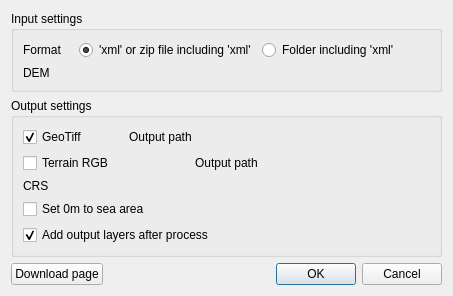
<?xml version="1.0" encoding="UTF-8"?>
<ui version="4.0">
 <class>QuickDEM4JP</class>
 <widget class="QDialog" name="QuickDEM4JP">
  <property name="geometry">
   <rect>
    <x>0</x>
    <y>0</y>
    <width>453</width>
    <height>292</height>
   </rect>
  </property>
  <property name="windowTitle">
   <string>QuickDEM4JP</string>
  </property>
  <layout class="QVBoxLayout" name="verticalLayout_3">
   <item>
    <widget class="QGroupBox" name="groupBox">
     <property name="title">
      <string>Input settings</string>
     </property>
     <layout class="QVBoxLayout" name="verticalLayout_2">
      <item>
       <layout class="QHBoxLayout" name="horizontalLayout_6">
        <item>
         <widget class="QLabel" name="label_6">
          <property name="sizePolicy">
           <sizepolicy hsizetype="Fixed" vsizetype="Fixed">
            <horstretch>0</horstretch>
            <verstretch>0</verstretch>
           </sizepolicy>
          </property>
          <property name="minimumSize">
           <size>
            <width>50</width>
            <height>0</height>
           </size>
          </property>
          <property name="text">
           <string>Format</string>
          </property>
         </widget>
        </item>
        <item>
         <widget class="QRadioButton" name="radioButton_xmlzipfile">
          <property name="text">
           <string>'xml' or zip file including 'xml'</string>
          </property>
          <property name="checked">
           <bool>true</bool>
          </property>
          <attribute name="buttonGroup">
            <string notr="true">buttonGroup_fileformat</string>
          </attribute>
         </widget>
        </item>
        <item>
         <widget class="QRadioButton" name="radioButton_folder">
          <property name="text">
           <string>Folder including 'xml'</string>
          </property>
          <attribute name="buttonGroup">
            <string notr="true">buttonGroup_fileformat</string>
          </attribute>
         </widget>
        </item>
       </layout>
      </item>
      <item>
       <layout class="QHBoxLayout" name="horizontalLayout">
        <item>
         <widget class="QLabel" name="label">
          <property name="sizePolicy">
           <sizepolicy hsizetype="Preferred" vsizetype="Fixed">
            <horstretch>0</horstretch>
            <verstretch>0</verstretch>
           </sizepolicy>
          </property>
          <property name="minimumSize">
           <size>
            <width>50</width>
            <height>0</height>
           </size>
          </property>
          <property name="text">
           <string>DEM</string>
          </property>
         </widget>
        </item>
        <item>
         <widget class="QgsFileWidget" name="mQgsFileWidget_inputPath">
          <property name="sizePolicy">
           <sizepolicy hsizetype="Preferred" vsizetype="Fixed">
            <horstretch>0</horstretch>
            <verstretch>0</verstretch>
           </sizepolicy>
          </property>
         </widget>
        </item>
       </layout>
      </item>
     </layout>
    </widget>
   </item>
   <item>
    <widget class="QGroupBox" name="groupBox_2">
     <property name="title">
      <string>Output settings</string>
     </property>
     <layout class="QVBoxLayout" name="verticalLayout_4">
     <item>
       <layout class="QHBoxLayout" name="horizontalLayout_2">
       <item>
         <widget class="QCheckBox" name="checkBox_outputGeoTiff">
          <property name="sizePolicy">
           <sizepolicy hsizetype="Fixed" vsizetype="Fixed">
            <horstretch>0</horstretch>
            <verstretch>0</verstretch>
           </sizepolicy>
          </property>
          <property name="text">
           <string>GeoTiff</string>
          </property>
          <property name="minimumSize">
           <size>
            <width>100</width>
            <height>0</height>
           </size>
          </property>
          <property name="checked">
           <bool>true</bool>
          </property>
         </widget>
        </item>
        <item>
         <widget class="QLabel" name="label_2">
          <property name="sizePolicy">
           <sizepolicy hsizetype="Fixed" vsizetype="Fixed">
            <horstretch>0</horstretch>
            <verstretch>0</verstretch>
           </sizepolicy>
          </property>
          <property name="minimumSize">
           <size>
            <width>50</width>
            <height>0</height>
           </size>
          </property>
          <property name="text">
           <string>Output path</string>
          </property>
         </widget>
        </item>
        <item>
         <widget class="QgsFileWidget" name="mQgsFileWidget_outputPath">
          <property name="sizePolicy">
           <sizepolicy hsizetype="Preferred" vsizetype="Fixed">
            <horstretch>0</horstretch>
            <verstretch>0</verstretch>
           </sizepolicy>
          </property>
          <property name="storageMode">
           <enum>QgsFileWidget::SaveFile</enum>
          </property>
         </widget>
        </item>
       </layout>
      </item>
      <item>
       <layout class="QHBoxLayout" name="horizontalLayout_2">
       <item>
         <widget class="QCheckBox" name="checkBox_outputTerrainRGB">
          <property name="text">
           <string>Terrain RGB</string>
          </property>
          <property name="minimumSize">
           <size>
            <width>100</width>
            <height>0</height>
           </size>
          </property>
         </widget>
        </item>
        <item>
         <widget class="QLabel" name="label_2">
          <property name="sizePolicy">
           <sizepolicy hsizetype="Fixed" vsizetype="Fixed">
            <horstretch>0</horstretch>
            <verstretch>0</verstretch>
           </sizepolicy>
          </property>
          <property name="minimumSize">
           <size>
            <width>50</width>
            <height>0</height>
           </size>
          </property>
          <property name="text">
           <string>Output path</string>
          </property>
         </widget>
        </item>
        <item>
         <widget class="QgsFileWidget" name="mQgsFileWidget_outputPathTerrain">
          <property name="sizePolicy">
           <sizepolicy hsizetype="Preferred" vsizetype="Fixed">
            <horstretch>0</horstretch>
            <verstretch>0</verstretch>
           </sizepolicy>
          </property>
          <property name="storageMode">
           <enum>QgsFileWidget::SaveFile</enum>
          </property>
         </widget>
        </item>
       </layout>
      </item>
      <item>
       <layout class="QHBoxLayout" name="horizontalLayout_4">
        <item>
         <widget class="QLabel" name="label_4">
          <property name="sizePolicy">
           <sizepolicy hsizetype="Fixed" vsizetype="Fixed">
            <horstretch>0</horstretch>
            <verstretch>0</verstretch>
           </sizepolicy>
          </property>
          <property name="minimumSize">
           <size>
            <width>50</width>
            <height>0</height>
           </size>
          </property>
          <property name="text">
           <string>CRS</string>
          </property>
         </widget>
        </item>
        <item>
         <widget class="QgsProjectionSelectionWidget" name="mQgsProjectionSelectionWidget_outputCrs">
          <property name="sizePolicy">
           <sizepolicy hsizetype="Preferred" vsizetype="Fixed">
            <horstretch>0</horstretch>
            <verstretch>0</verstretch>
           </sizepolicy>
          </property>
         </widget>
        </item>
       </layout>
      </item>
      <item>
       <widget class="QCheckBox" name="checkBox_sea_zero">
        <property name="sizePolicy">
         <sizepolicy hsizetype="Minimum" vsizetype="Fixed">
          <horstretch>0</horstretch>
          <verstretch>0</verstretch>
         </sizepolicy>
        </property>
        <property name="layoutDirection">
         <enum>Qt::LeftToRight</enum>
        </property>
        <property name="text">
         <string>Set 0m to sea area</string>
        </property>
        <property name="checked">
         <bool>false</bool>
        </property>
       </widget>
      </item>
      <item>
       <widget class="QCheckBox" name="checkBox_openLayers">
        <property name="sizePolicy">
         <sizepolicy hsizetype="Minimum" vsizetype="Fixed">
          <horstretch>0</horstretch>
          <verstretch>0</verstretch>
         </sizepolicy>
        </property>
        <property name="layoutDirection">
         <enum>Qt::LeftToRight</enum>
        </property>
        <property name="text">
         <string>Add output layers after process</string>
        </property>
        <property name="checked">
         <bool>true</bool>
        </property>
       </widget>
      </item>
     </layout>
    </widget>
   </item>
   <item>
    <layout class="QHBoxLayout" name="horizontalLayout_bottom">
      <item>
        <widget class="QPushButton" name="downloadButton">
          <property name="enabled">
          <bool>true</bool>
          </property>
          <property name="text">
          <string>Download page</string>
          </property>
        </widget>
      </item>
      <item>
        <widget class="QDialogButtonBox" name="button_box">
        <property name="orientation">
          <enum>Qt::Horizontal</enum>
        </property>
        <property name="standardButtons">
          <set>QDialogButtonBox::Cancel|QDialogButtonBox::Ok</set>
        </property>
        </widget>
      </item>
   </layout>
   </item>
  </layout>
 </widget>
 <customwidgets>
  <customwidget>
   <class>QgsFileWidget</class>
   <extends>QWidget</extends>
   <header>qgsfilewidget.h</header>
  </customwidget>
  <customwidget>
   <class>QgsProjectionSelectionWidget</class>
   <extends>QWidget</extends>
   <header>qgsprojectionselectionwidget.h</header>
  </customwidget>
 </customwidgets>
 <resources/>
 <connections/>
</ui>
